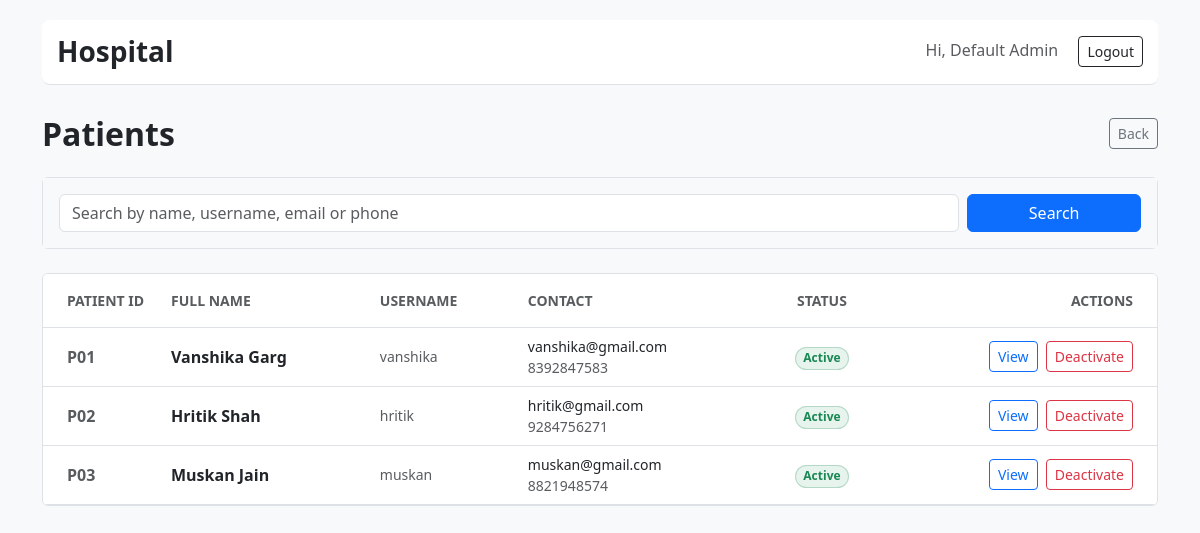
Page /admin/patients (signed in) on the earlier database version.
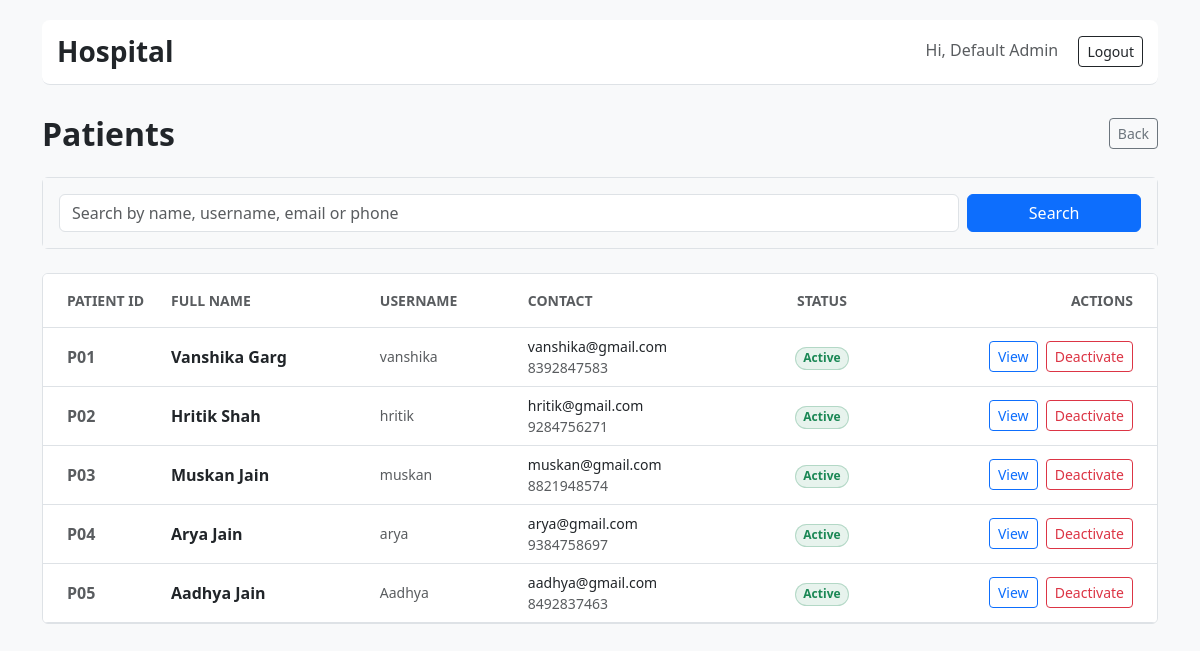
Same page on the later database version.
### tables this page shows
CREATE TABLE patients (
      id INTEGER PRIMARY KEY AUTOINCREMENT,
      user_id INTEGER UNIQUE NOT NULL,
      address TEXT, blood_group TEXT, emergency_contact TEXT, age INTEGER,
      FOREIGN KEY(user_id) REFERENCES users(id)
    );

CREATE TABLE users (
      id INTEGER PRIMARY KEY AUTOINCREMENT,
      username TEXT UNIQUE NOT NULL,
      password_hash TEXT NOT NULL,
      role TEXT NOT NULL CHECK(role IN ('admin','doctor','patient')),
      full_name TEXT, email TEXT, phone TEXT, is_active INTEGER DEFAULT 1
    );

### app.py (the view)
@app.route("/admin/patients")
@login_required(role="admin")
def admin_list_patients():
    db = get_db()
    q = request.args.get("q", "").strip()
    sql = "SELECT p.id, u.id as user_id, u.full_name, u.username, u.email, u.phone, u.is_active FROM patients p JOIN users u ON p.user_id=u.id"
    if q: sql += f" WHERE u.full_name LIKE '%{q}%' OR u.username LIKE '%{q}%'"
    return render_template("admin_patients.html", patients=db.execute(sql).fetchall(), q=q)

### app.py (called while the page is built)
def get_db():
    if "db" not in g:
        g.db = sqlite3.connect(DB_PATH, detect_types=sqlite3.PARSE_DECLTYPES)
        g.db.row_factory = sqlite3.Row
    return g.db

def login_required(role=None):
    from functools import wraps
    def decorator(f):
        @wraps(f)
        def wrapped(*args, **kwargs):
            if "user_id" not in session: return redirect(url_for("login"))
            if role and session.get("role") != role:
                flash("Access denied.", "danger")
                return redirect(url_for("login"))
            return f(*args, **kwargs)
        return wrapped
    return decorator

### templates/admin_patients.html
{% extends "base.html" %}
{% block content %}
<div class="d-flex justify-content-between align-items-center mb-4">
  <h2 class="fw-bold mb-0 text-dark">Patients</h2>
  <a class="btn btn-outline-secondary btn-sm" href="{{ url_for('admin_dashboard') }}">Back</a>
</div>
<div class="card border shadow-none mb-4">
  <div class="card-body bg-light">
    <form class="row g-2" method="get" action="{{ url_for('admin_list_patients') }}">
      <div class="col-md-10">
        <input class="form-control" name="q" placeholder="Search by name, username, email or phone" value="{{ q }}">
      </div>
      <div class="col-md-2">
        <button class="btn btn-primary w-100">Search</button>
      </div>
    </form>
  </div>
</div>
<div class="border rounded overflow-hidden">
  <table class="table mb-0 align-middle">
    <thead class="bg-light">
      <tr>
        <th class="ps-4 py-3 text-uppercase text-muted small fw-bold border-bottom" style="width: 120px; white-space: nowrap;">Patient ID</th>
        <th class="py-3 text-uppercase text-muted small fw-bold border-bottom">Full Name</th>
        <th class="py-3 text-uppercase text-muted small fw-bold border-bottom">Username</th>
        <th class="py-3 text-uppercase text-muted small fw-bold border-bottom">Contact</th>
        <th class="py-3 text-uppercase text-muted small fw-bold border-bottom text-center">Status</th>
        <th class="py-3 text-uppercase text-muted small fw-bold border-bottom text-end pe-4">Actions</th>
      </tr>
    </thead>
    <tbody>
      {% for p in patients %}
        <tr>
          <td class="ps-4 text-muted fw-bold">P{{ "%02d" | format(p.id) }}</td>
          <td class="fw-bold text-dark">{{ p.full_name }}</td>
          <td class="text-muted small">{{ p.username }}</td>
          <td>
             <div class="small">{{ p.email }}</div>
             <div class="small text-muted">{{ p.phone }}</div>
          </td>
          <td class="text-center">
            {% if p.is_active %}
                <span class="badge bg-success bg-opacity-10 text-success border border-success border-opacity-25 rounded-pill">Active</span>
            {% else %}
                <span class="badge bg-secondary bg-opacity-10 text-secondary border border-secondary border-opacity-25 rounded-pill">Inactive</span>
            {% endif %}
          </td>
          <td class="text-end pe-4">
            <a class="btn btn-sm btn-outline-primary me-1" href="{{ url_for('admin_view_patient', patient_id=p.id) }}">View</a>
            <form method="post" action="{{ url_for('admin_deactivate_user', user_id=p.user_id) }}" style="display:inline">
                {% if p.is_active %}
                    <button class="btn btn-sm btn-outline-danger">Deactivate</button>
                {% else %}
                    <button class="btn btn-sm btn-outline-success">Activate</button>
                {% endif %}
            </form>
          </td>
        </tr>
      {% else %}
        <tr><td colspan="6" class="text-center py-5 text-muted">No patients found.</td></tr>
      {% endfor %}
    </tbody>
  </table>
</div>
{% endblock %}

Differences in the rows shown:
added patients: id "04", full_name "Arya Jain", username "arya", email "arya@gmail.com", phone "9384758697"
added patients: id "05", full_name "Aadhya Jain", username "Aadhya", email "aadhya@gmail.com", phone "8492837463"
